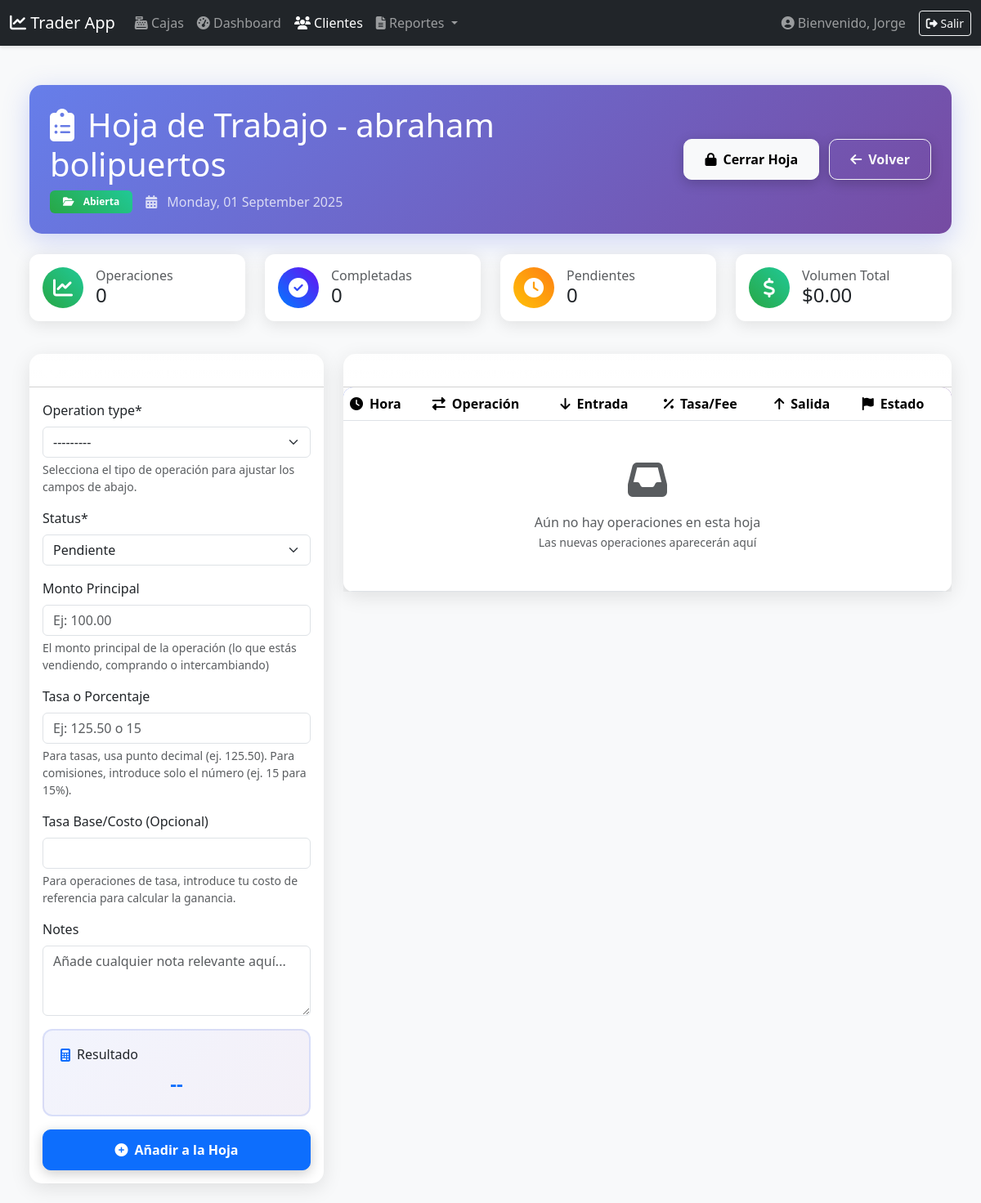
Screenshot of /clients/14/worksheet/ (signed in) with the database file from the repository.
### exchange/models.py (models this page shows, shortened)
class User(AbstractUser):
    ROLE_CHOICES = (
        ('admin', 'Administrador'),
        ('operator', 'Operador'),
    )
    role = models.CharField(max_length=10, choices=ROLE_CHOICES, default='operator')

class ClientWorkSheet(models.Model):
    STATUS_CHOICES = (
        ('open', 'Abierta'),
        ('closed', 'Cerrada'),
    )
    client = models.ForeignKey(Client, on_delete=models.CASCADE, related_name='worksheets')
    date = models.DateField(default=timezone.now)
    status = models.CharField(max_length=10, choices=STATUS_CHOICES, default='open')
    created_at = models.DateTimeField(auto_now_add=True)
    closed_at = models.DateTimeField(null=True, blank=True)
    class Meta:
        unique_together = ('client', 'date') # Solo una hoja de trabajo por cliente por día

### exchange/views.py (the view)
# urls.py: path('clients/<int:client_pk>/worksheet/', WorkSheetView.as_view(), name='client-worksheet'),
class WorkSheetView(LoginRequiredMixin, View):
    template_name = 'exchange/worksheet.html'
    def get(self, request, client_pk):
        client = get_object_or_404(Client, pk=client_pk)
        worksheet, created = ClientWorkSheet.objects.get_or_create(
            client=client,
            date=timezone.now().date(),
            defaults={'status': 'open'}
        )
        if worksheet.status == 'closed':
            messages.warning(request, f"La hoja de trabajo para este cliente en esta fecha ya está cerrada.")
        transactions = worksheet.transactions.order_by('-created_at')
        form = AdvancedTransactionForm()
        context = {
            'page_title': f"Hoja de Trabajo - {client.name}",
            'client': client,
            'worksheet': worksheet,
            'transactions': transactions,
            'form': form,
        }
        return render(request, self.template_name, context)

### exchange/templates/exchange/worksheet.html (shortened to what this page needs)
{% extends "base.html" %}
{% load crispy_forms_tags %}
{% block content %}
<div class="container-fluid mt-4">
    <div class="worksheet-header">
        <div class="row align-items-center">
            <div class="col-md-8">
                <h1 class="mb-2"><i class="fas fa-clipboard-list me-3"></i>{{ page_title }}</h1>
                <div class="d-flex align-items-center">
                    <span class="badge {% if worksheet.status == 'open' %}status-open{% else %}status-closed{% endif %} me-3 px-3 py-2">
                        <i class="fas {% if worksheet.status == 'open' %}fa-folder-open{% else %}fa-folder{% endif %} me-2"></i>
                        {{ worksheet.get_status_display }}
                    </span>
                    <span class="opacity-75">
                        <i class="fas fa-calendar-alt me-2"></i>
                        {{ worksheet.date|date:"l, d F Y" }}
                    </span>
                </div>
            </div>
            <div class="col-md-4 text-end">
                {% if worksheet.status == 'open' %}
                    <button type="button" class="btn btn-light btn-modern me-2" data-bs-toggle="modal" data-bs-target="#closeWorksheetModal">
                        <i class="fas fa-lock me-2"></i>Cerrar Hoja
                    </button>
                {% endif %}
                <a href="{% url 'client-detail' client.pk %}" class="btn btn-outline-light btn-modern">
                    <i class="fas fa-arrow-left me-2"></i>Volver
                </a>
            </div>
        </div>
    </div>
    <div class="row mb-4">
        <div class="col-md-3 mb-3">
            <div class="card stats-card h-100">
                <div class="card-body d-flex align-items-center">
                    <div class="stat-icon" style="background: linear-gradient(45deg, #28a745, #20c997);">
                        <i class="fas fa-chart-line"></i>
                    </div>
                    <div>
                        <h6 class="text-muted mb-0">Operaciones</h6>
                        <h4 class="mb-0" id="total-operations">{{ transactions|length }}</h4>
                    </div>
                </div>
            </div>
        </div>
        <div class="col-md-3 mb-3">
            <div class="card stats-card h-100">
                <div class="card-body d-flex align-items-center">
                    <div class="stat-icon" style="background: linear-gradient(45deg, #007bff, #6610f2);">
                        <i class="fas fa-check-circle"></i>
                    </div>
                    <div>
                        <h6 class="text-muted mb-0">Completadas</h6>
                        <h4 class="mb-0" id="completed-operations">-</h4>
                    </div>
                </div>
            </div>
        </div>
        <div class="col-md-3 mb-3">
            <div class="card stats-card h-100">
                <div class="card-body d-flex align-items-center">
                    <div class="stat-icon" style="background: linear-gradient(45deg, #ffc107, #fd7e14);">
                        <i class="fas fa-clock"></i>
                    </div>
                    <div>
                        <h6 class="text-muted mb-0">Pendientes</h6>
                        <h4 class="mb-0" id="pending-operations">-</h4>
                    </div>
                </div>
            </div>
        </div>
        <div class="col-md-3 mb-3">
            <div class="card stats-card h-100">
                <div class="card-body d-flex align-items-center">
                    <div class="stat-icon" style="background: linear-gradient(45deg, #28a745, #20c997);">
                        <i class="fas fa-dollar-sign"></i>
                    </div>
                    <div>
                        <h6 class="text-muted mb-0">Volumen Total</h6>
                        <h4 class="mb-0" id="total-volume">$0.00</h4>
                    </div>
                </div>
            </div>
        </div>
    </div>
    <div class="row">
        <div class="col-lg-4">
            <div class="card form-card sticky-top" style="top: 80px;">
                <div class="card-header bg-gradient text-white" style="background: linear-gradient(45deg, #667eea, #764ba2);">
                    <h5 class="mb-0"><i class="fas fa-plus-circle me-2"></i>Añadir Operación</h5>
                </div>
                <div class="card-body">
                    {% if worksheet.status == 'open' %}
                    <form id="add-transaction-form" method="post" action="{% url 'add-transaction-to-worksheet-ajax' worksheet.id %}" data-url="{% url 'add-transaction-to-worksheet-ajax' worksheet.id %}">
                        {{ form|crispy }}
                        <div class="calculation-box mt-3" id="calculation-box">
                            <div class="d-flex align-items-center mb-2">
                                <i class="fas fa-calculator text-primary me-2"></i>
                                <h6 class="mb-0" id="result-title">Resultado</h6>
                            </div>
                            <div class="text-center">
                                <p class="fs-4 fw-bold text-primary mb-0" id="result-display">--</p>
                            </div>
                        </div>
                        <button type="submit" class="btn btn-primary btn-modern w-100 mt-3">
                            <i class="fas fa-plus-circle me-2"></i>Añadir a la Hoja
                        </button>
                    </form>
                    {% else %}
                    <div class="alert alert-warning">
                        <i class="fas fa-lock me-2"></i>
                        Esta hoja de trabajo está cerrada y no se pueden añadir más operaciones.
                    </div>
                    {% endif %}
                </div>
            </div>
        </div>
        <div class="col-lg-8">
            <div class="card form-card">
                <div class="card-header bg-gradient text-white" style="background: linear-gradient(45deg, #667eea, #764ba2);">
                    <h5 class="mb-0"><i class="fas fa-list me-2"></i>Operaciones en esta Hoja</h5>
                </div>
                <div class="card-body p-0">
                    <div class="table-responsive">
                        <table class="table table-modern mb-0">
                            <thead class="text-white">
                                <tr>
                                    <th><i class="fas fa-clock me-2"></i>Hora</th>
                                    <th><i class="fas fa-exchange-alt me-2"></i>Operación</th>
                                    <th><i class="fas fa-arrow-down me-2"></i>Entrada</th>
                                    <th><i class="fas fa-percentage me-2"></i>Tasa/Fee</th>
                                    <th><i class="fas fa-arrow-up me-2"></i>Salida</th>
                                    <th><i class="fas fa-flag me-2"></i>Estado</th>
                                </tr>
                            </thead>
                            <tbody id="transactions-table-body">
                                {% for tx in transactions %}
                                    {% include 'exchange/partials/worksheet_transaction_row.html' %}
                                {% empty %}
                                    <tr id="no-transactions-row">
                                        <td colspan="6" class="text-center py-5">
                                            <i class="fas fa-inbox fa-3x text-muted mb-3"></i>
                                            <p class="text-muted mb-0">Aún no hay operaciones en esta hoja</p>
                                            <small class="text-muted">Las nuevas operaciones aparecerán aquí</small>
                                        </td>
                                    </tr>
                                {% endfor %}
                            </tbody>
                        </table>
                    </div>
                </div>
            </div>
        </div>
    </div>
</div>
{% endblock %}

### exchange/templates/base.html (shortened to what this page needs)
<!doctype html>
<html lang="es">
<head>
    <link href="https://cdn.jsdelivr.net/npm/bootstrap@5.3.3/dist/css/bootstrap.min.css" rel="stylesheet">
    <link rel="stylesheet" href="https://cdnjs.cloudflare.com/ajax/libs/font-awesome/6.5.1/css/all.min.css" />
</head>
<body>
    <nav class="navbar navbar-expand-lg navbar-dark bg-dark sticky-top">
        <div class="container-fluid">
            <a class="navbar-brand" href="{% url 'dashboard' %}">
                <i class="fas fa-chart-line"></i> Trader App
            </a>
            <div class="collapse navbar-collapse" id="navbarNav">
                <ul class="navbar-nav me-auto mb-2 mb-lg-0">
                    <li class="nav-item">
                        <a class="nav-link {% if 'vault' in request.resolver_match.view_name %}active{% endif %}" href="{% url 'vault-management' %}">
                            <i class="fas fa-cash-register"></i> Cajas
                        </a>
                    </li>
                    <li class="nav-item">
                        <a class="nav-link {% if request.resolver_match.view_name == 'dashboard' %}active{% endif %}" href="{% url 'dashboard' %}">
                            <i class="fas fa-tachometer-alt"></i> Dashboard
                        </a>
                    </li>
                    <li class="nav-item">
                        <a class="nav-link {% if 'client' in request.resolver_match.view_name %}active{% endif %}" href="{% url 'client-list' %}">
                            <i class="fas fa-users"></i> Clientes
                        </a>
                    </li>
                    <li class="nav-item dropdown">
                        <a class="nav-link dropdown-toggle {% if 'report' in request.resolver_match.view_name %}active{% endif %}" href="#" role="button" data-bs-toggle="dropdown" aria-expanded="false">
                            <i class="fas fa-file-alt"></i> Reportes
                        </a>
                    </li>
                </ul>
                {% if user.is_authenticated %}
                <span class="navbar-text me-3">
                    <i class="fas fa-user-circle"></i> Bienvenido, {{ user.first_name|default:user.username }}
                </span>
                <form action="{% url 'logout' %}" method="post" class="d-flex">
                    <button type="submit" class="btn btn-outline-light btn-sm">
                        <i class="fas fa-sign-out-alt"></i> Salir
                    </button>
                </form>
                {% endif %}
            </div>
        </div>
    </nav>
    <main class="container-fluid p-4">
        {% block content %}
        {% endblock %}
    </main>
</body>
</html>

### exchange/templates/base.html (style rules this page uses)
body { background-color: #f8f9fa; }
.navbar { box-shadow: 0 2px 4px rgba(0,0,0,.1); }
.card { border: none; box-shadow: 0 0 1rem rgba(0,0,0,.15); }

### exchange/templates/exchange/worksheet.html (style rules this page uses)
.worksheet-header { background: linear-gradient(135deg, #667eea 0%, #764ba2 100%); color: white; border-radius: 15px; padding: 25px; margin-bottom: 25px; box-shadow: 0 8px 32px rgba(102, 126, 234, 0.3); }
.stats-card { background: white; border: none; border-radius: 12px; box-shadow: 0 4px 20px rgba(0,0,0,0.1); transition: transform 0.2s ease, box-shadow 0.2s ease; }
.stat-icon { width: 50px; height: 50px; border-radius: 50%; display: flex; align-items: center; justify-content: center; font-size: 1.5rem; color: white; margin-right: 15px; }
.form-card { background: white; border: none; border-radius: 15px; box-shadow: 0 6px 25px rgba(0,0,0,0.1); }
.table-modern { border-radius: 12px; overflow: hidden; box-shadow: 0 4px 20px rgba(0,0,0,0.1); }
.table-modern thead { background: linear-gradient(45deg, #667eea, #764ba2); color: white; }
.table-modern tbody tr { transition: background-color 0.2s ease; }
.calculation-box { background: linear-gradient(135deg, #667eea15, #764ba215); border: 2px solid #667eea30; border-radius: 12px; padding: 20px; }
.btn-modern { border-radius: 10px; padding: 12px 25px; font-weight: 600; transition: all 0.3s ease; box-shadow: 0 4px 15px rgba(0,0,0,0.2); }
.status-open { background: linear-gradient(45deg, #28a745, #20c997); }

### rows the page displays
User: first_name "Jorge"
ClientWorkSheet: status "Abierta", date "Monday, 01 September 2025"

### other values shown
{{ page_title }} "Hoja de Trabajo - abraham bolipuertos"
{{ transactions|length }} "0"
